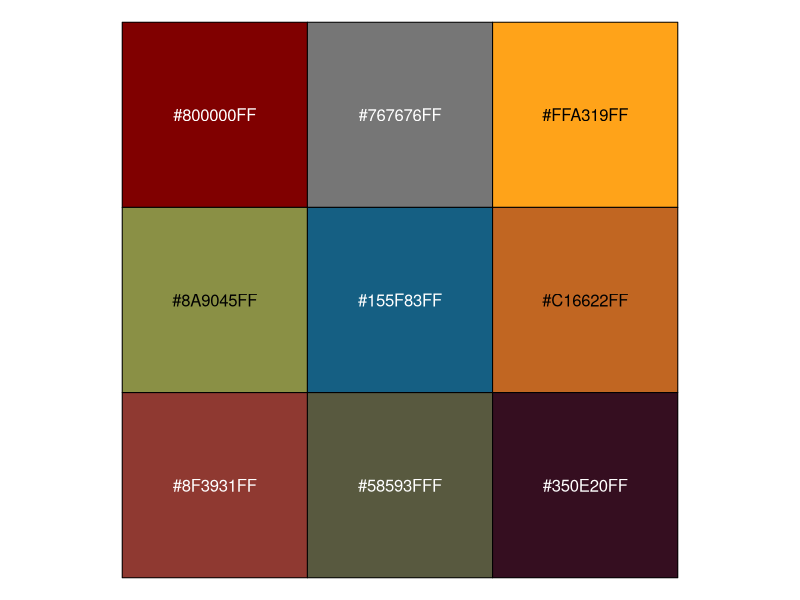
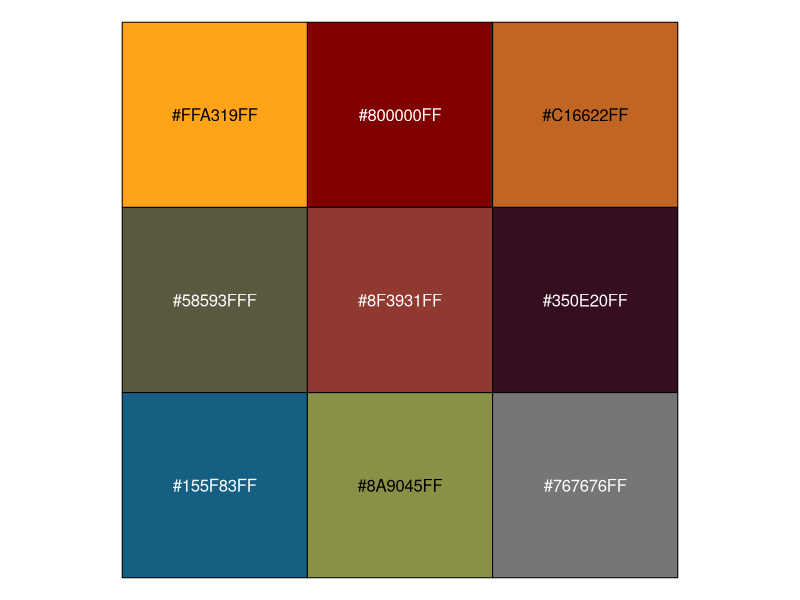
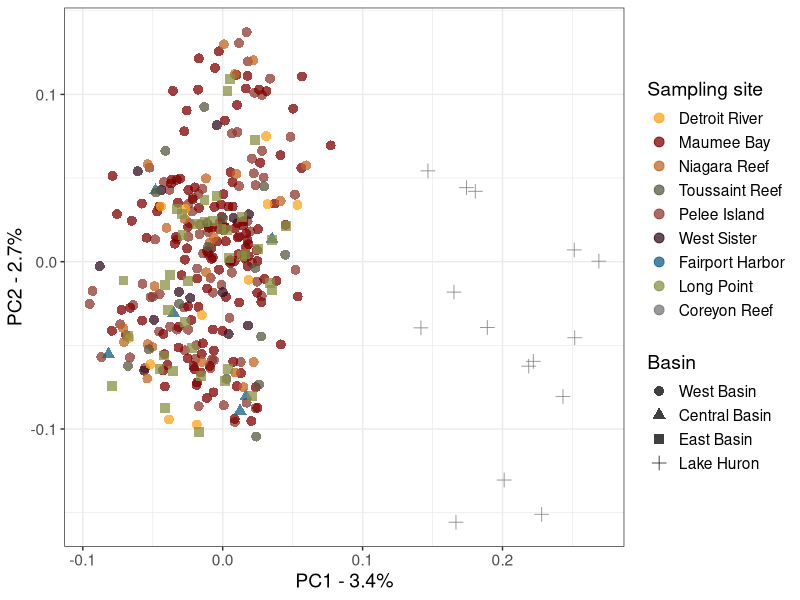
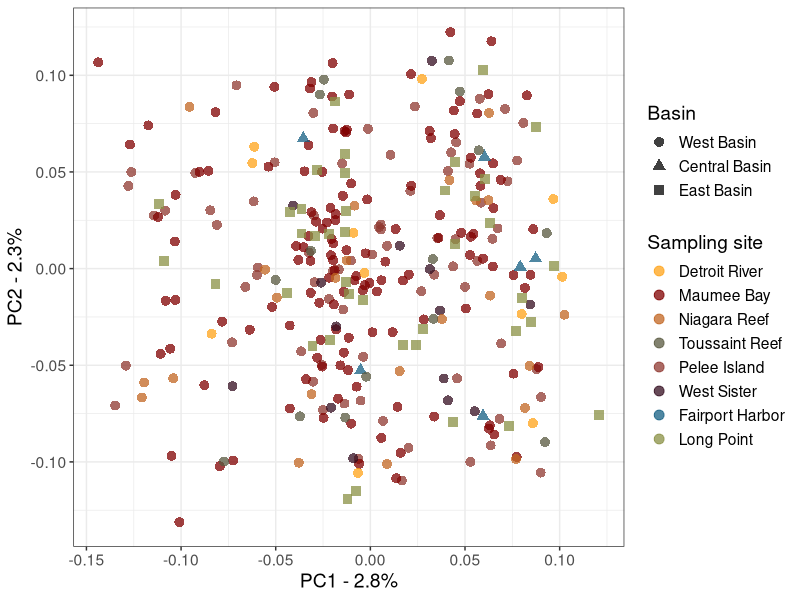
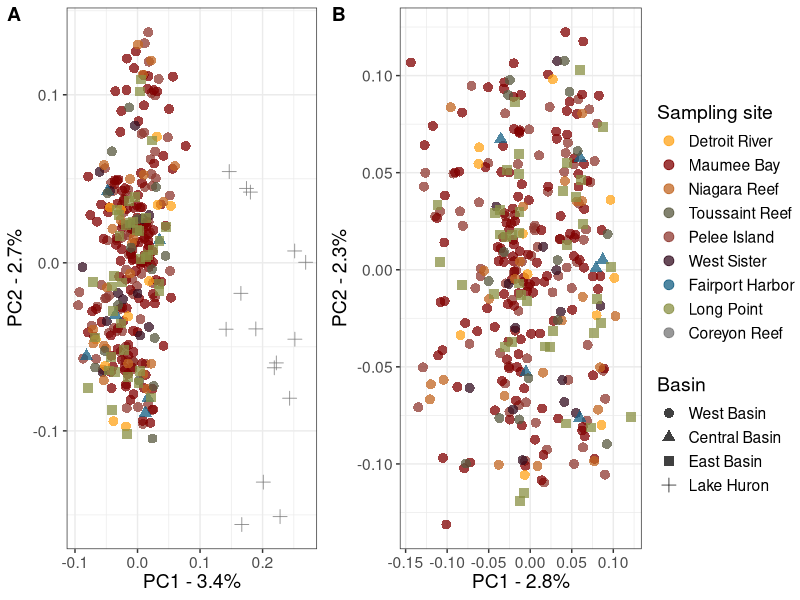
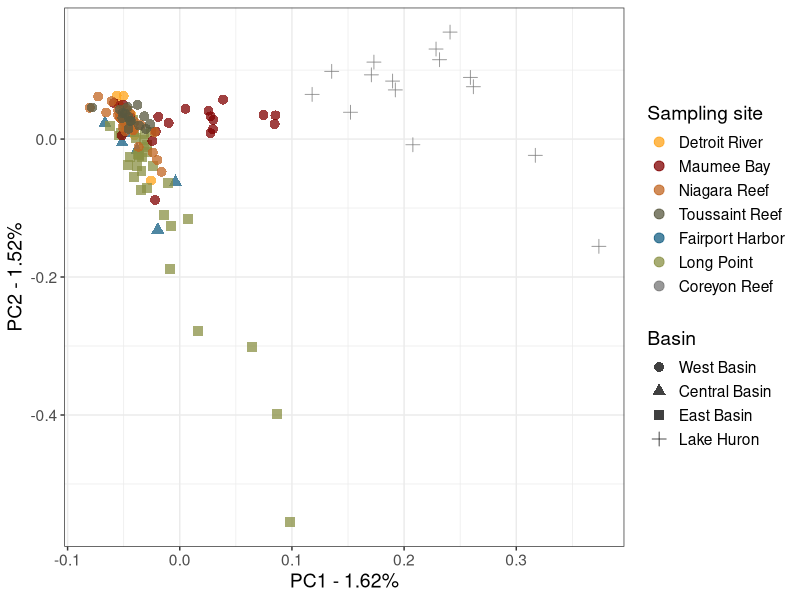
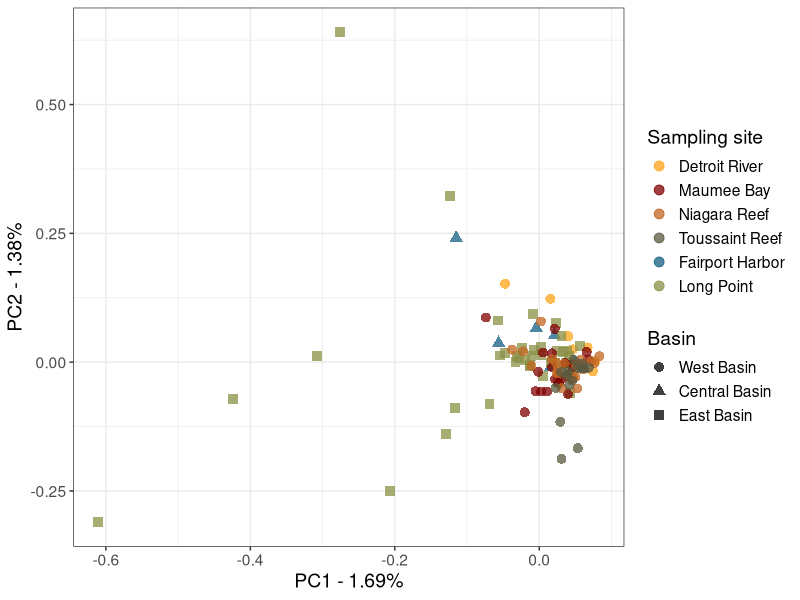
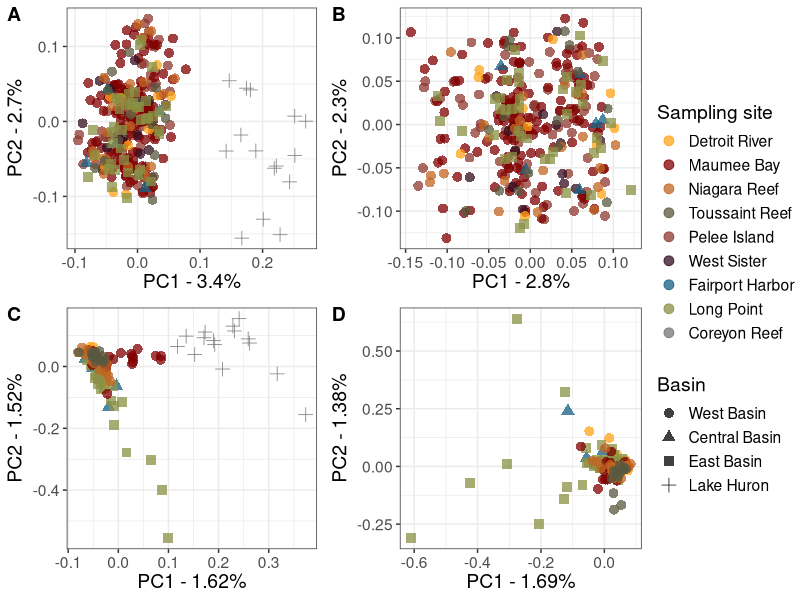

Write the R code that produced these figures, in order.
### WH pca

# Packages
library(ggplot2)
library(readxl)
library(tidyverse)
library(ggsci)

# Color palette setup
UchiPal <- pal_uchicago("default", alpha =1)(9)
scales::show_col(UchiPal)

cb="#155F83FF"
cr="#767676FF"
dr="#FFA319FF"
lp="#8A9045FF"
mb="#800000FF"
nr="#C16622FF"
pi="#8F3931FF"  
tr="#58593FFF"
ws="#350E20FF"

UchiPal_mod <- c(dr, mb, nr, tr, pi, ws, cb, lp, cr)
scales::show_col(UchiPal_mod)


#----------------------------
#### -------- GT-seq -----------
#----------------------------

# Read PCA results and accompanying metadata
d <- read.table("./data/GTseq_Jun-10-25_All_PCA1-10.txt", sep = "\t", header = T)
d$sampleID <- gsub(",", "", d$sampleID)
d$genepop_pop <- gsub(",", "", d$genepop_pop)
#d$id <- gsub("-B_R1", "", d$id)
#d$id <- gsub("_R1", "", d$id)

lod <- read.table("./data/GTseq_Jun-10-25_All_PCA1-10_lod.txt")
metad <- read.csv("./data/popmap.csv")

# Join sample PCA data to metadata and remove missing rows
d <- d %>% left_join(metad, by = c("sampleID" = "IND")) %>% drop_na()

# Set plotting order for populations and basins
d$POP <- factor(d$POP, levels = c("Detroit River", "Maumee Bay", "Niagara Reef", "Toussaint Reef","Pelee Island", "West Sister","Fairport Harbor", "Long Point", "Coreyon Reef"))
d$BASIN <- factor(d$BASIN, levels = c("West Basin", "Central Basin", "East Basin", "Lake Huron"))

# GT-seq PCA plot
p1 <- ggplot(d, aes(x = PC1, y = PC2, color = POP, shape = BASIN))+
  geom_point(size = 3, alpha = .75)+
  scale_color_manual(values = UchiPal_mod)+
  labs(x = "PC1 - 3.4%", y = "PC2 - 2.7%", shape = "Basin", color = "Sampling site")+
  theme_bw()+theme(text = element_text(size = 14))
p1


#### ERIE only

# Read Erie-only PCA results and metadata
d <- read.table("./data/GTseq_Jun-10-25_Erie_PCA1-10.txt", sep = "\t", header = T)
d$sampleID <- gsub(",", "", d$sampleID)
d$genepop_pop <- gsub(",", "", d$genepop_pop)
d[d$pop=="Central_Basin",3] <- "Fairport Harbor"
#d$id <- gsub("-B_R1", "", d$id)
#d$id <- gsub("_R1", "", d$id)

lod <- read.table("./data/GTseq_Jun-10-25_Erie_PCA1-10_lod.txt")

# Join to metadata and remove missing rows
d <- d %>% left_join(metad, by = c("sampleID" = "IND")) %>% drop_na()

# Set plotting order for Erie populations and basins
d$POP <- factor(d$POP, levels = c("Detroit River", "Maumee Bay", "Niagara Reef", "Toussaint Reef","Pelee Island", "West Sister","Fairport Harbor", "Long Point"))
d$BASIN <- factor(d$BASIN, levels = c("West Basin", "Central Basin", "East Basin"))

# Erie-only GT-seq PCA plot
p2 <- ggplot(d, aes(x = PC1, y = PC2, color = POP, shape = BASIN))+
  geom_point(size = 3, alpha = .75)+
  scale_color_manual(values = UchiPal_mod)+
  labs(x = "PC1 - 2.8%", y = "PC2 - 2.3%", shape = "Basin", color = "Sampling site")+
  theme_bw()+theme(text = element_text(size = 14))
p2

# Combine GT-seq PCA panels
ggpubr::ggarrange(p1, p2, labels = c("A", "B"), common.legend = T, legend = "right")
#ggsave("./GTseq_PCAs.png")


#----------------------------
#### -------- WGS -----------
#----------------------------

# Read WGS PCA results and loadings
dAll <- read.delim("./data/WGS_Dec-16-25_AllPCA1-10.txt", sep = "\t")
loadings <- read.table("./data/WGS_Dec-16-25_AllPCA1-10_lod.txt", header = T)

# Manually assign basin and collection labels in the same order as the PCA file
dAll$basin <-  c(rep("Central Basin", 6), rep("Lake Huron", 15), rep("West Basin",8), rep("East Basin",40), rep("West Basin",58))
dAll$collection <-  c(rep("Fairport Harbor", 6), rep("Coreyon Reef", 15), rep("Detroit River",8), rep("Long Point",40), rep("Maumee Bay",20),rep("Niagara Reef",23), rep("Toussaint Reef",15))

# Optional factor-ordering lines retained for reference
#dAll$pop <- factor(dAll$pop, levels = c("CR","DR", "MB", "NR", "TR", "CB", "LP"))
#dAll$collection <- factor(dAll$collection, levels = c("Coreyon Reef","Detroit River", "Maumee Bay", "Niagara Reef", "Toussaint Reef", "Central Basin", "Long Point"))
#dAll$basin <- factor(dAll$basin, levels = c("Lake Huron","West Basin", "Central Basin", "East Basin"))

dAll$basin <- factor(dAll$basin, levels = c("West Basin", "Central Basin", "East Basin", "Lake Huron"))

# Prepare WGS data for plotting
pData <- dAll
pData$collection <- factor(pData$collection, levels = c("Detroit River", "Maumee Bay", "Niagara Reef", "Toussaint Reef", "Fairport Harbor", "Long Point", "Coreyon Reef"))
pData$basin <- factor(pData$basin, levels = c("West Basin", "Central Basin", "East Basin", "Lake Huron"))

# WGS palette order for this panel
UchiPal_mod <- c(dr, mb, nr, tr, cb, lp, cr)

# Inspect PCA loadings table
head(loadings)

# WGS all-samples PCA plot
p3 <- ggplot(pData, aes(x = PC1, y = PC2, color = collection, shape = basin))+
  geom_point(size = 3, alpha = .75)+
  scale_color_manual(values = UchiPal_mod)+
  labs(x = paste0("PC1 - ",loadings$lod[1],"%"), y = paste0("PC2 - ",loadings$lod[2],"%"), shape = "Basin", color = "Sampling site")+
  theme_bw()+theme(text = element_text(size = 14))
p3


#### ERIE only

# Read Erie-only WGS PCA results and loadings
dErie <- read.delim("./data/WGS_Dec-16-25_AllEriePCA1-10.txt", sep ="\t")
loadingsErie <- read.table("./data/WGS_Dec-16-25_AllEriePCA1-10_lod.txt", header = T)

# Manually assign basin and collection labels in the same order as the Erie-only PCA file
dErie$basin <-  c(rep("Central Basin", 6), rep("West Basin",8), rep("East Basin",40), rep("West Basin",58))
dErie$collection <-  c(rep("Fairport Harbor", 6),  rep("Detroit River",8), rep("Long Point",40), rep("Maumee Bay",20),rep("Niagara Reef",23), rep("Toussaint Reef",15))
#

dErie$basin <- factor(dErie$basin, levels = c("West Basin", "Central Basin", "East Basin"))

# Prepare Erie-only WGS data for plotting
pData <- dErie
pData$collection <- factor(pData$collection, levels = c("Detroit River", "Maumee Bay", "Niagara Reef", "Toussaint Reef", "Fairport Harbor", "Long Point"))
pData$basin <- factor(pData$basin, levels = c("West Basin", "Central Basin", "East Basin"))

# Erie-only WGS PCA plot
p4 <- ggplot(pData, aes(x = PC1, y = PC2, color = collection, shape = basin))+
  geom_point(size = 3, alpha = .75)+
  scale_color_manual(values = UchiPal_mod)+
  labs(x = paste0("PC1 - ",loadingsErie$lod[1],"%"), y = paste0("PC2 - ",loadingsErie$lod[2],"%"), shape = "Basin", color = "Sampling site")+
  theme_bw()+theme(text = element_text(size = 14))
p4



############ Figure 2 #####

# Arrange all four PCA panels into a single figure
ggpubr::ggarrange(p1, p2, p3, p4, ncol = 2, nrow=2, common.legend = T, labels = c("A","B","C","D"), legend = "right")
# ggsave("./Figure2_PCAs.tiff", width = 8, height = 6)
# ggsave("./Figure2_PCAs.tiff", width = 8, height = 6)
# ggsave("./Figure2_PCAs.png", width = 8, height = 6)
